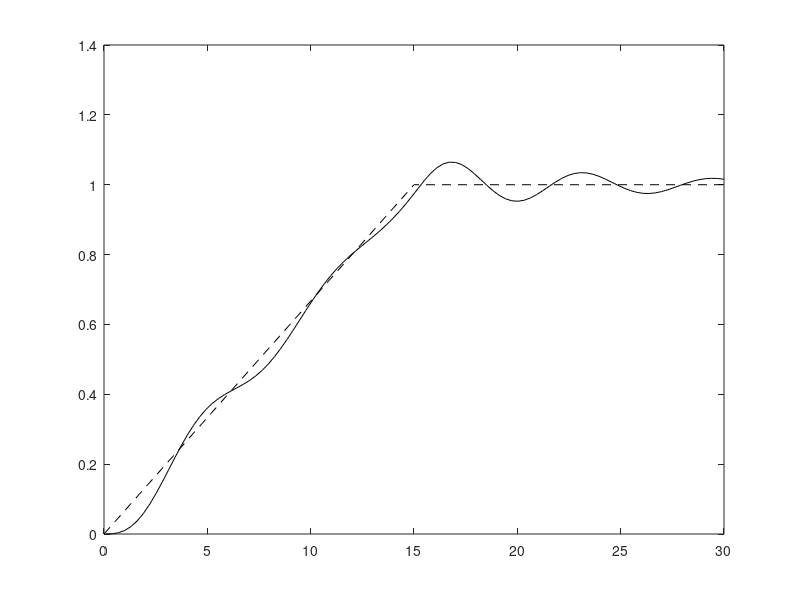

MATLAB code for this plot:
function Example5_12
Nt = 100; tzo = 15; z = 0.1; A = 0.85;
tau = linspace(0.1, 30, Nt);
yt = zeros(Nt,1);
for k = 1:Nt
    yt(k) = inq(tau(k), z, tzo);
    if tau(k) > tzo
        yt(k) = yt(k) - inq(tau(k)-tzo, z, tzo);
    end
end
plot(tau, yt, 'k-', [0, tzo, 30], [0,1,1], 'k--')
ri = interp1(yt, tau, A);
disp(['y(' num2str(ri,4) ')=' num2str(A)])
end

function a = arg(t, tau, z)
a = t.*exp(-z*(tau-t)).*sin(sqrt(1-z^2)*(tau-t));
end

function in = inq(tau, z, tzo)
in = quadl(@arg, 0, tau, [], [], tau, z)/sqrt(1-z^2)/tzo;
end